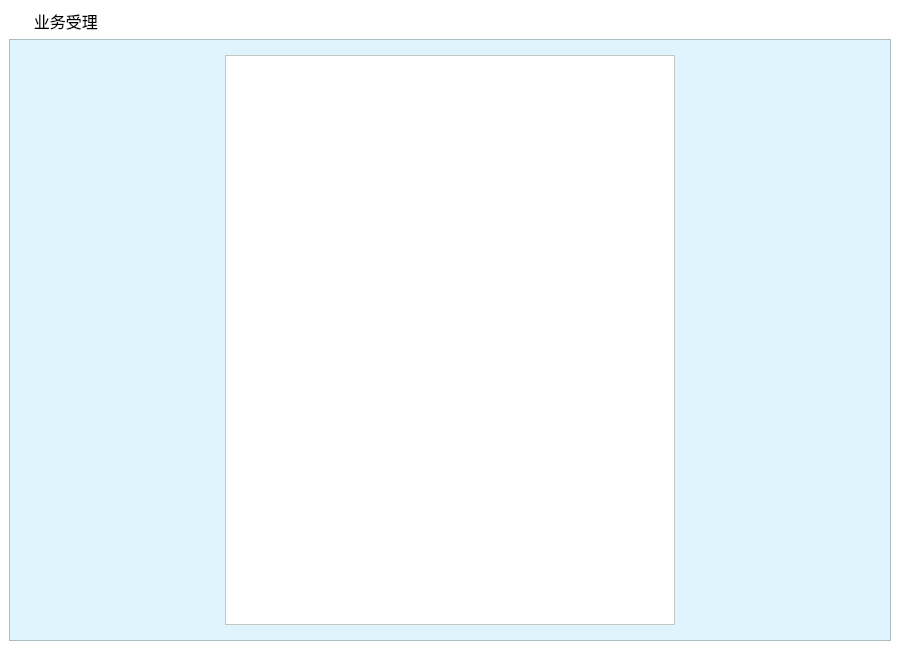
<?xml version="1.0" encoding="UTF-8"?>
<ui version="4.0">
 <class>ywbl_ScrollArea</class>
 <widget class="QScrollArea" name="ywbl_ScrollArea">
  <property name="geometry">
   <rect>
    <x>0</x>
    <y>0</y>
    <width>900</width>
    <height>650</height>
   </rect>
  </property>
  <property name="windowTitle">
   <string>ScrollArea</string>
  </property>
  <property name="styleSheet">
   <string notr="true">background-color: rgb(255, 255, 255);</string>
  </property>
  <property name="frameShape">
   <enum>QFrame::NoFrame</enum>
  </property>
  <property name="lineWidth">
   <number>0</number>
  </property>
  <property name="widgetResizable">
   <bool>true</bool>
  </property>
  <widget class="QWidget" name="scrollAreaWidgetContents">
   <property name="geometry">
    <rect>
     <x>0</x>
     <y>0</y>
     <width>900</width>
     <height>650</height>
    </rect>
   </property>
   <layout class="QGridLayout" name="gridLayout_2">
    <item row="0" column="0">
     <widget class="QLabel" name="label">
      <property name="font">
       <font>
        <family>微软雅黑</family>
        <pointsize>12</pointsize>
       </font>
      </property>
      <property name="styleSheet">
       <string notr="true">background-image: url(:/bg/images/mainframe/navigator.png);
background-repeat: no-repeat;</string>
      </property>
      <property name="text">
       <string>      业务受理</string>
      </property>
     </widget>
    </item>
    <item row="1" column="0">
     <widget class="QFrame" name="frame">
      <property name="sizePolicy">
       <sizepolicy hsizetype="Expanding" vsizetype="Expanding">
        <horstretch>0</horstretch>
        <verstretch>0</verstretch>
       </sizepolicy>
      </property>
      <property name="styleSheet">
       <string notr="true">background-color: rgb(223, 244, 252);</string>
      </property>
      <property name="frameShape">
       <enum>QFrame::StyledPanel</enum>
      </property>
      <property name="frameShadow">
       <enum>QFrame::Raised</enum>
      </property>
      <layout class="QGridLayout" name="gridLayout">
       <item row="0" column="0" rowspan="3">
        <spacer name="horizontalSpacer">
         <property name="orientation">
          <enum>Qt::Horizontal</enum>
         </property>
         <property name="sizeType">
          <enum>QSizePolicy::Preferred</enum>
         </property>
         <property name="sizeHint" stdset="0">
          <size>
           <width>197</width>
           <height>523</height>
          </size>
         </property>
        </spacer>
       </item>
       <item row="0" column="2" rowspan="3">
        <spacer name="horizontalSpacer_2">
         <property name="orientation">
          <enum>Qt::Horizontal</enum>
         </property>
         <property name="sizeType">
          <enum>QSizePolicy::Preferred</enum>
         </property>
         <property name="sizeHint" stdset="0">
          <size>
           <width>197</width>
           <height>523</height>
          </size>
         </property>
        </spacer>
       </item>
       <item row="1" column="1">
        <widget class="QTableWidget" name="tableWidget">
         <property name="sizePolicy">
          <sizepolicy hsizetype="Fixed" vsizetype="Expanding">
           <horstretch>0</horstretch>
           <verstretch>0</verstretch>
          </sizepolicy>
         </property>
         <property name="minimumSize">
          <size>
           <width>450</width>
           <height>0</height>
          </size>
         </property>
         <property name="maximumSize">
          <size>
           <width>450</width>
           <height>16777215</height>
          </size>
         </property>
         <property name="layoutDirection">
          <enum>Qt::LeftToRight</enum>
         </property>
         <property name="styleSheet">
          <string notr="true">background-color: rgb(255, 255, 255);
font: 14pt &quot;微软雅黑&quot;;</string>
         </property>
         <property name="verticalScrollBarPolicy">
          <enum>Qt::ScrollBarAsNeeded</enum>
         </property>
         <property name="horizontalScrollBarPolicy">
          <enum>Qt::ScrollBarAsNeeded</enum>
         </property>
         <property name="selectionMode">
          <enum>QAbstractItemView::ExtendedSelection</enum>
         </property>
         <property name="textElideMode">
          <enum>Qt::ElideNone</enum>
         </property>
         <property name="gridStyle">
          <enum>Qt::SolidLine</enum>
         </property>
         <property name="columnCount">
          <number>1</number>
         </property>
         <attribute name="horizontalHeaderVisible">
          <bool>false</bool>
         </attribute>
         <attribute name="verticalHeaderVisible">
          <bool>false</bool>
         </attribute>
         <attribute name="verticalHeaderDefaultSectionSize">
          <number>30</number>
         </attribute>
         <column/>
        </widget>
       </item>
      </layout>
     </widget>
    </item>
   </layout>
  </widget>
 </widget>
 <resources/>
 <connections/>
</ui>
